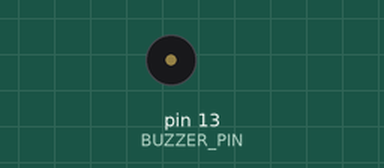
Simulated run of this program. Board: Arduino Uno, built with avr-gcc and run on an emulated ATmega328P. Shown: buzzer (waves = sounding, pin HIGH).

Above: at 1.2 s.
At 2.92 s:
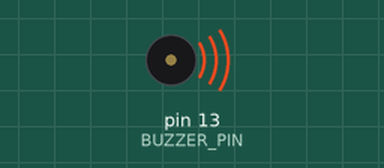
Timing chart, 0 to 3.2 s (numbered marks = the images above):
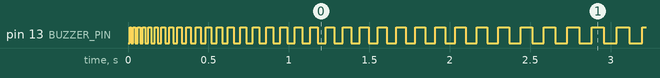

The program:

main.cpp
```cpp
#include "Arduino.h"

const int BUZZER_PIN = 13;

const int UPPER_LIMIT = 200;
const int LOWER_LIMIT = 10;
const int SPEED = 1;

bool isOn = false;

int delayTime = 10;
int change = 1;

void setup() {
	pinMode(BUZZER_PIN, OUTPUT);
}

// The loop function is called in an endless loop
void loop() {
	digitalWrite(BUZZER_PIN, isOn ? HIGH : LOW);

	isOn = !isOn;

	delay(delayTime);

	if (delayTime > UPPER_LIMIT) {
		change = -1 * SPEED;
	} else if (delayTime < LOWER_LIMIT) {
		change = SPEED;
	}

	delayTime = delayTime + change;
}
```

Measured:
- by itself, pin 13 (BUZZER_PIN): repeats every 0.03 s: LOW 0.01 s, HIGH 0.01 s
